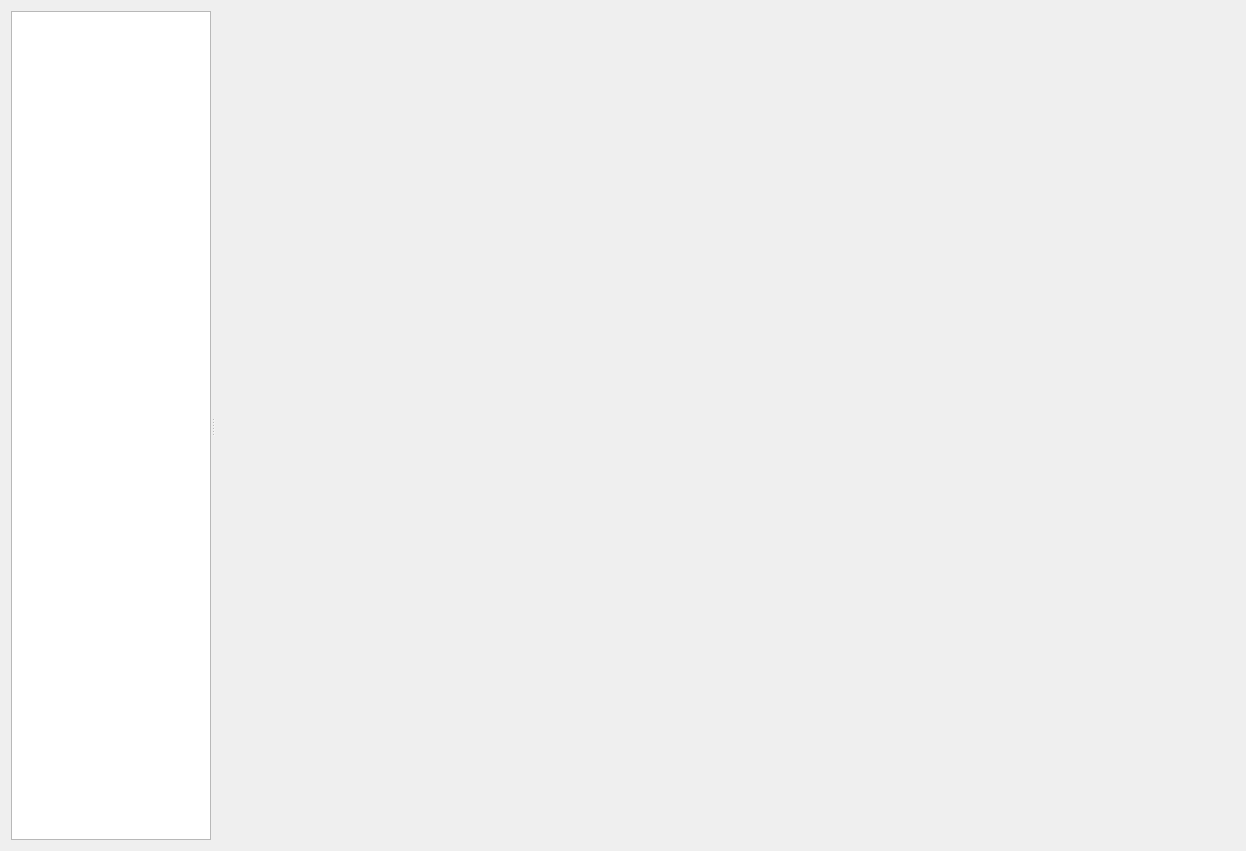
<?xml version="1.0" encoding="UTF-8"?>
<ui version="4.0">
 <class>PaneDatabaseGen</class>
 <widget class="QWidget" name="PaneDatabaseGen">
  <property name="geometry">
   <rect>
    <x>0</x>
    <y>0</y>
    <width>1246</width>
    <height>851</height>
   </rect>
  </property>
  <property name="windowTitle">
   <string>Form</string>
  </property>
  <layout class="QVBoxLayout" name="verticalLayout">
   <item>
    <widget class="QSplitter" name="splitter">
     <property name="orientation">
      <enum>Qt::Orientation::Horizontal</enum>
     </property>
     <widget class="QListWidget" name="listWidgetGenerators">
      <property name="maximumSize">
       <size>
        <width>200</width>
        <height>16777215</height>
       </size>
      </property>
     </widget>
     <widget class="QStackedWidget" name="stackedWidget"/>
    </widget>
   </item>
  </layout>
 </widget>
 <resources/>
 <connections>
  <connection>
   <sender>listWidgetGenerators</sender>
   <signal>currentRowChanged(int)</signal>
   <receiver>stackedWidget</receiver>
   <slot>setCurrentIndex(int)</slot>
   <hints>
    <hint type="sourcelabel">
     <x>100</x>
     <y>300</y>
    </hint>
    <hint type="destinationlabel">
     <x>700</x>
     <y>300</y>
    </hint>
   </hints>
  </connection>
 </connections>
</ui>
